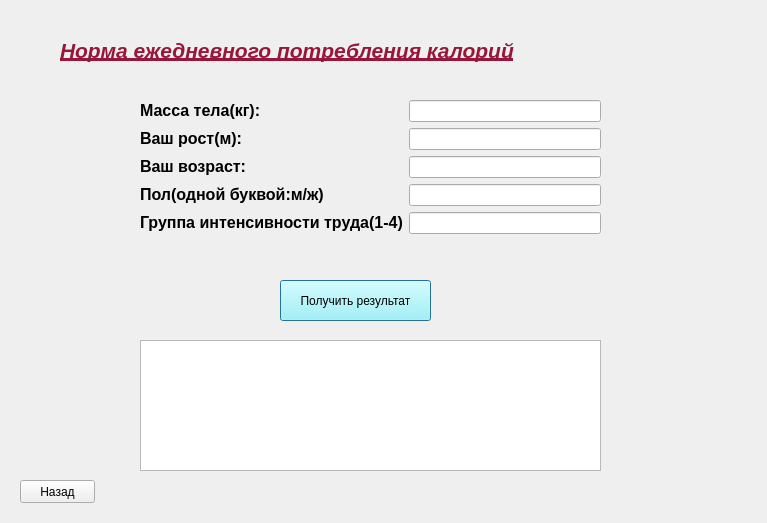
<?xml version="1.0" encoding="UTF-8"?>
<ui version="4.0">
 <class>Dialog</class>
 <widget class="QDialog" name="Dialog">
  <property name="geometry">
   <rect>
    <x>0</x>
    <y>0</y>
    <width>767</width>
    <height>523</height>
   </rect>
  </property>
  <property name="windowTitle">
   <string>Dialog</string>
  </property>
  <widget class="QLabel" name="label">
   <property name="geometry">
    <rect>
     <x>60</x>
     <y>0</y>
     <width>641</width>
     <height>101</height>
    </rect>
   </property>
   <property name="text">
    <string>&lt;html&gt;&lt;head/&gt;&lt;body&gt;&lt;p&gt;&lt;span style=&quot; font-size:16pt; font-weight:600; font-style:italic; text-decoration: underline; color:#981639;&quot;&gt;Норма ежедневного потребления калорий&lt;/span&gt;&lt;/p&gt;&lt;/body&gt;&lt;/html&gt;</string>
   </property>
  </widget>
  <widget class="QWidget" name="formLayoutWidget">
   <property name="geometry">
    <rect>
     <x>140</x>
     <y>100</y>
     <width>461</width>
     <height>161</height>
    </rect>
   </property>
   <layout class="QFormLayout" name="formLayout">
    <item row="0" column="0">
     <widget class="QLabel" name="Label">
      <property name="text">
       <string>&lt;html&gt;&lt;head/&gt;&lt;body&gt;&lt;p&gt;&lt;span style=&quot; font-size:12pt; font-weight:600;&quot;&gt;Масса тела(кг):&lt;/span&gt;&lt;/p&gt;&lt;/body&gt;&lt;/html&gt;</string>
      </property>
     </widget>
    </item>
    <item row="0" column="1">
     <widget class="QLineEdit" name="LineEdit"/>
    </item>
    <item row="1" column="0">
     <widget class="QLabel" name="Label_2">
      <property name="text">
       <string>&lt;html&gt;&lt;head/&gt;&lt;body&gt;&lt;p&gt;&lt;span style=&quot; font-size:12pt; font-weight:600;&quot;&gt;Ваш рост(м):&lt;/span&gt;&lt;/p&gt;&lt;/body&gt;&lt;/html&gt;</string>
      </property>
     </widget>
    </item>
    <item row="1" column="1">
     <widget class="QLineEdit" name="LineEdit_2"/>
    </item>
    <item row="2" column="0">
     <widget class="QLabel" name="Label_3">
      <property name="text">
       <string>&lt;html&gt;&lt;head/&gt;&lt;body&gt;&lt;p&gt;&lt;span style=&quot; font-size:12pt; font-weight:600;&quot;&gt;Ваш возраст:&lt;/span&gt;&lt;/p&gt;&lt;/body&gt;&lt;/html&gt;</string>
      </property>
     </widget>
    </item>
    <item row="2" column="1">
     <widget class="QLineEdit" name="LineEdit_3"/>
    </item>
    <item row="3" column="0">
     <widget class="QLabel" name="Label_4">
      <property name="text">
       <string>&lt;html&gt;&lt;head/&gt;&lt;body&gt;&lt;p&gt;&lt;span style=&quot; font-size:12pt; font-weight:600;&quot;&gt;Пол(одной буквой:м/ж)&lt;/span&gt;&lt;/p&gt;&lt;/body&gt;&lt;/html&gt;</string>
      </property>
     </widget>
    </item>
    <item row="3" column="1">
     <widget class="QLineEdit" name="LineEdit_4"/>
    </item>
    <item row="4" column="0">
     <widget class="QLabel" name="Label14">
      <property name="text">
       <string>&lt;html&gt;&lt;head/&gt;&lt;body&gt;&lt;p&gt;&lt;span style=&quot; font-size:12pt; font-weight:600;&quot;&gt;Группа интенсивности труда(1-4)&lt;/span&gt;&lt;/p&gt;&lt;/body&gt;&lt;/html&gt;</string>
      </property>
     </widget>
    </item>
    <item row="4" column="1">
     <widget class="QLineEdit" name="LineEdit14"/>
    </item>
   </layout>
  </widget>
  <widget class="QTextBrowser" name="textBrowser">
   <property name="geometry">
    <rect>
     <x>140</x>
     <y>340</y>
     <width>461</width>
     <height>131</height>
    </rect>
   </property>
  </widget>
  <widget class="QPushButton" name="pushButton">
   <property name="geometry">
    <rect>
     <x>280</x>
     <y>280</y>
     <width>151</width>
     <height>41</height>
    </rect>
   </property>
   <property name="styleSheet">
    <string notr="true">background-color: rgb(153, 254, 255);</string>
   </property>
   <property name="text">
    <string>Получить результат</string>
   </property>
  </widget>
  <widget class="QPushButton" name="pushButton_2">
   <property name="geometry">
    <rect>
     <x>20</x>
     <y>480</y>
     <width>75</width>
     <height>23</height>
    </rect>
   </property>
   <property name="text">
    <string>Назад</string>
   </property>
  </widget>
 </widget>
 <resources/>
 <connections/>
</ui>
